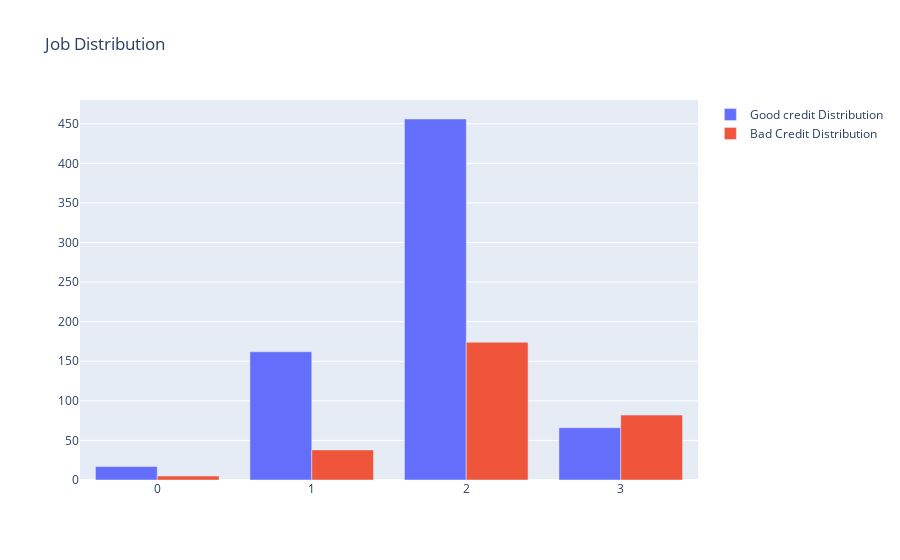

The notebook cell saved with this chart:
### Markdown cell above
### 6. JOB DISTRIBUTION BY RISK CATEGORY

### Code cell
job_mapping = {0: 'Unskilled and Non-Resident', 1: 'Unskilled and Resident', 2: 'Skilled', 3: 'Highly Skilled'}
df_mapped = df.replace({"Job": job_mapping})

# Group and count 'Job' values for good and bad credit
job_counts_good = df[df["Risk"] == 'good']["Job"].value_counts()
job_counts_bad = df[df["Risk"] == 'bad']["Job"].value_counts()

# Creating bar plots for good and bad credit distributions
set1 = go.Bar(
    x=job_counts_good.index,
    y=job_counts_good.values,
    name='Good credit Distribution'
)

set2 = go.Bar(
    x=job_counts_bad.index,
    y=job_counts_bad.values,
    name="Bad Credit Distribution"
)

data = [set1, set2]

layout = go.Layout(
    title='Job Distribution'
)

fig = go.Figure(data=data, layout=layout)

py.iplot(fig, filename='grouped-bar')

### Figure 1 — Plotly figure (JSON) as saved in the notebook; plotly's stock layout.template omitted (floating-point values rounded to 4 significant figures)
{"data": [{"name": "Good credit Distribution", "type": "bar", "x": [2, 1, 3, 0], "y": [456, 162, 66, 17]}, {"name": "Bad Credit Distribution", "type": "bar", "x": [2, 3, 1, 0], "y": [174, 82, 38, 5]}], "layout": {"title": {"text": "Job Distribution"}}}
